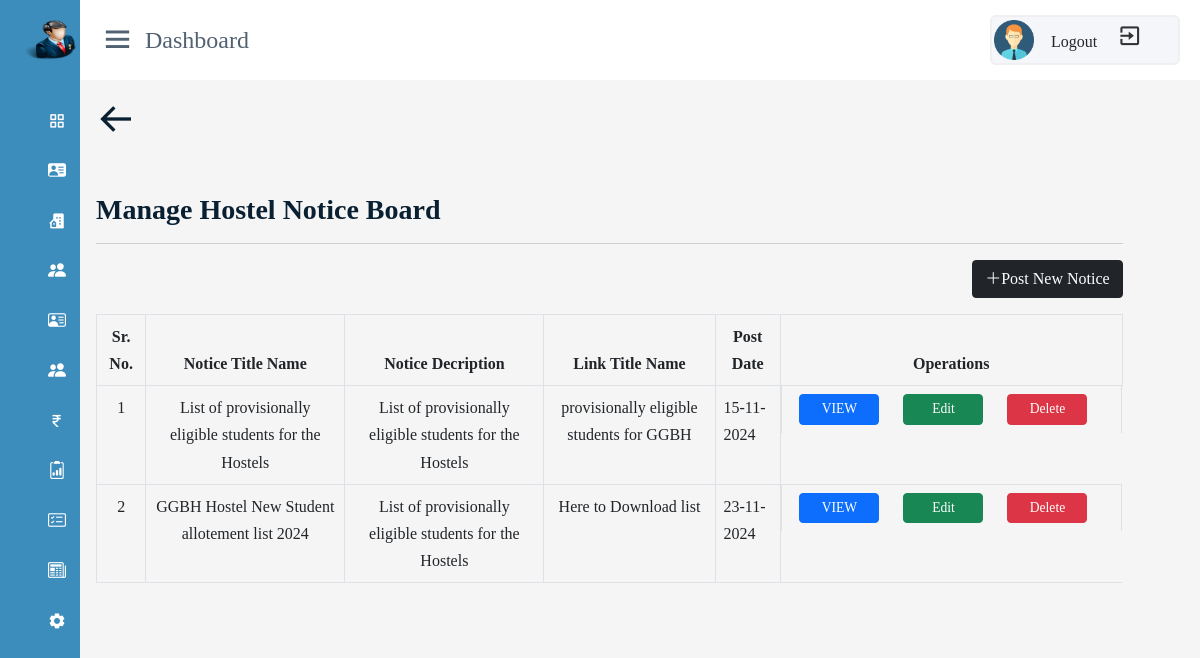
The page /admin/notice_board.php (signed in) on the database its author committed.
### tables this page shows
CREATE TABLE `notice` (
  `notice_id` int(11) NOT NULL,
  `title` varchar(255) NOT NULL,
  `description` varchar(255) NOT NULL,
  `link_title` varchar(255) NOT NULL,
  `file` varchar(400) NOT NULL,
  `post_date` date NOT NULL DEFAULT current_timestamp()
);

### admin/notice_board.php (the view, shortened to what this page needs)
<!DOCTYPE html>
<html lang="en">
<head>
    <?php require('./includes/links.php')?>
</head>
<body>
<?php require('./includes/header.php')?>
<div class="container-fluid">
    <div class="row">
        <div class="col-lg-11 col-12  p-0 ms-3 ">
    <div class="home-content align-items-center ">
    <a href="dashboard.php"><i class='bx bx-arrow-back' style="font-size:40px"></i></a>
    <h3 class="mt-5" style="font-family: Georgia, 'Times New Roman', Times, serif;">Manage Hostel Notice Board</h3>
    <hr>
        <?php
        include('includes/db_config.php');
        $query = "SELECT * FROM notice";
        $result = mysqli_query($con, $query);
        if (!$result)
        {
            die("connection failed" . mysqli_error($con));
        }
        else{
            if(!$result)
                {
                    die("connection failed".mysqli_error($conn));
                }
                else
                {
                    echo <<<HTML
                            <div class="row">
                            <div>
                            <a href="addnotice.php" type="button" class="btn btn-dark text-white shadow-none mb-3 addroom " ><i class="bi bi-plus-lg"></i>Post New Notice</a>
                            </div>
                                <div class="table-responsive">
                                    <table class="table table-bordered  table-hover">
                                        <thead class="text-dark">
                                            <tr>
                                                <th class="text-center">Sr. No.</th>
                                                <th class="text-center">Notice Title Name</th>
                                                <th class="text-center">Notice Decription</th>
                                                <th class="text-center">Link Title Name</th>
                                                <th class="text-center">Post Date</th>
                                                <th class="text-center col-4 crud">Operations</th>
                                            </tr>
                                        </thead>
                                        <tbody>
                            HTML;
                            $sr=1;
                            while($row=mysqli_fetch_assoc($result))
                            {
                                ?>
                            <tr>
                                <td class="text-center" data-label="Sr. No."><?php echo $sr?></td>
                                <td class="text-center" data-label="Notice Title"><?php echo $row['title']?></td>
                                <td class="text-center" data-label="Description"><?php echo $row['description']?></td>
                                <td class="text-center" data-label="Link Title"><?php echo $row['link_title']?></td>
                                <td><?php $sow = $row['post_date']; print date("d-m-Y",strtotime($sow))?></td>
                                <td class="text-center" data-label="Operations">
                                    <div class="d-flex flex-wrap justify-content-center gap-2">
                                       <?php echo"<a href='".$row['file']."' class='btn btn-primary me-3 px-5' target='blank' >VIEW</a>" ?>
                                       <a href="updatenotice.php?id=<?php echo $row['notice_id']?>" class="btn btn-success me-3 px-5 ">Edit</a>
                                        <a href="deletenotice.php?id=<?php echo $row['notice_id']?>" onclick='return checkdelete()' class="btn btn-danger me-3 px-5 ">Delete</a></td>
                                    </div>
                            <?php
                            $sr++;
                            }
                }
        }
echo '</div>';
echo '</div>';
?>
<?php require('./includes/footer.php')?>
</body>
</html>

### css/styel.css (style rules this page uses)
body { font-family: "Barlow",sans-serif; line-height: 1.7; color:#516171; }
h1,h2,h3,h4,h5,h6 { font-weight: 700 !important; color: #092032; }
a { color: #092032; text-decoration: none; transition: all 0.4s ease; font-weight: 800; }

### css/footer.css (style rules this page uses)
* { text-decoration: none; font-family: poppins; box-sizing: border-box; }
body { margin:0; background-image:linear-gradient(to bottom,white,white); }

### admin/css/adminpanel.css (style rules this page uses)
* { margin:0; padding:0; box-sizing: border-box; font-family: 'Poppins',sans-serif; }
body { min-height: 100vh; width: 100%; }
.home-section .home-content { padding-top: 100px; }

### admin/notice_board.php (style rules this page uses)
.addroom { float: right !important; }
@media (max-width: 1500px) { td[data-label="Operations"] { display: flex !important; flex-direction: row; justify-content: center; gap: 0.5rem; flex-wrap: wrap; text-align: center; padding: 0.5rem !important; min-width: 340px !important; } }
@media (max-width: 1500px) { td[data-label="Operations"] a { flex: 1 1 auto; min-width: 80px !important; font-size: 0.85rem; padding: 0.25rem 0.5rem !important; } }

### rows shown on the page
notice: title "List of provisionally eligible students for the Hostels", description "List of provisionally eligible students for the Hostels", link_title "provisionally eligible students for GGBH", post_date "15-11-2024"
notice: title "GGBH Hostel New Student allotement list 2024", description "List of provisionally eligible students for the Hostels", link_title "Here to Download list", post_date "23-11-2024"
